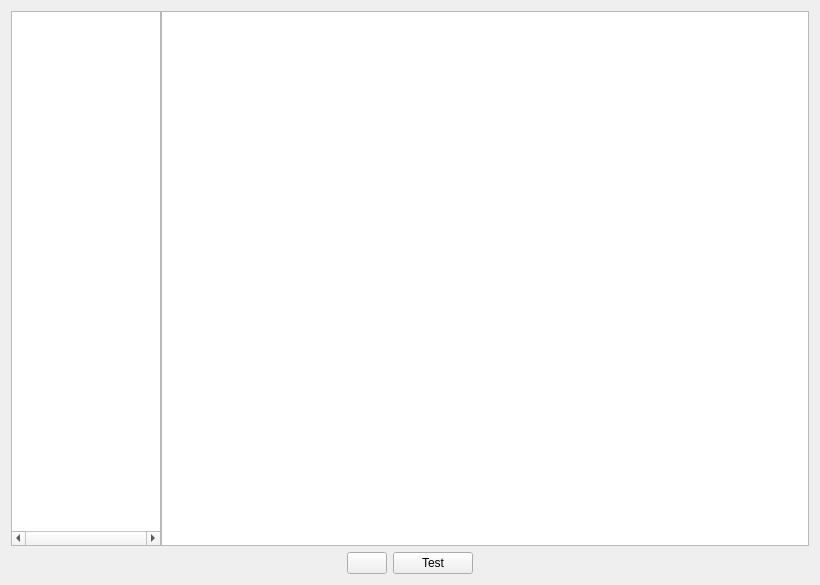
<?xml version="1.0" encoding="UTF-8"?>
<ui version="4.0">
 <class>EpgWidget</class>
 <widget class="QWidget" name="EpgWidget">
  <property name="geometry">
   <rect>
    <x>0</x>
    <y>0</y>
    <width>820</width>
    <height>585</height>
   </rect>
  </property>
  <property name="windowTitle">
   <string>Form</string>
  </property>
  <layout class="QVBoxLayout" name="verticalLayout">
   <item>
    <layout class="QHBoxLayout" name="horizontalLayout">
     <property name="spacing">
      <number>0</number>
     </property>
     <item>
      <widget class="QGraphicsView" name="channelListView">
       <property name="minimumSize">
        <size>
         <width>150</width>
         <height>0</height>
        </size>
       </property>
       <property name="maximumSize">
        <size>
         <width>150</width>
         <height>16777215</height>
        </size>
       </property>
       <property name="verticalScrollBarPolicy">
        <enum>Qt::ScrollBarAsNeeded</enum>
       </property>
       <property name="horizontalScrollBarPolicy">
        <enum>Qt::ScrollBarAlwaysOn</enum>
       </property>
      </widget>
     </item>
     <item>
      <widget class="EpgView" name="epgView"/>
     </item>
    </layout>
   </item>
   <item>
    <layout class="QHBoxLayout" name="horizontalLayout_2">
     <item>
      <spacer name="horizontalSpacer">
       <property name="orientation">
        <enum>Qt::Horizontal</enum>
       </property>
       <property name="sizeHint" stdset="0">
        <size>
         <width>40</width>
         <height>20</height>
        </size>
       </property>
      </spacer>
     </item>
     <item>
      <widget class="QPushButton" name="collectEpg">
       <property name="text">
        <string/>
       </property>
       <property name="icon">
        <iconset resource="../resources.qrc">
         <normaloff>:/images/CALENDAR</normaloff>:/images/CALENDAR</iconset>
       </property>
       <property name="checkable">
        <bool>true</bool>
       </property>
      </widget>
     </item>
     <item>
      <widget class="QPushButton" name="testButton">
       <property name="text">
        <string>Test</string>
       </property>
      </widget>
     </item>
     <item>
      <spacer name="horizontalSpacer_2">
       <property name="orientation">
        <enum>Qt::Horizontal</enum>
       </property>
       <property name="sizeHint" stdset="0">
        <size>
         <width>40</width>
         <height>20</height>
        </size>
       </property>
      </spacer>
     </item>
    </layout>
   </item>
  </layout>
 </widget>
 <customwidgets>
  <customwidget>
   <class>EpgView</class>
   <extends>QGraphicsView</extends>
   <header>epgview.h</header>
  </customwidget>
 </customwidgets>
 <resources>
  <include location="../resources.qrc"/>
 </resources>
 <connections/>
</ui>
